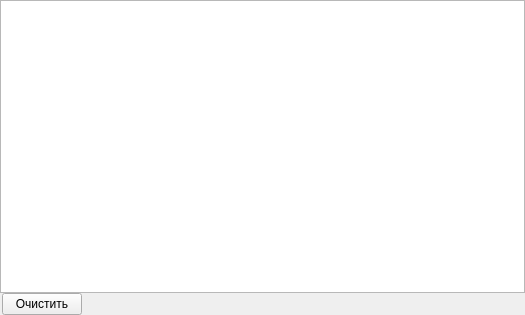
<?xml version="1.0" encoding="UTF-8"?>
<ui version="4.0">
 <class>DownloadManager</class>
 <widget class="QWidget" name="DownloadManager">
  <property name="geometry">
   <rect>
    <x>0</x>
    <y>0</y>
    <width>525</width>
    <height>315</height>
   </rect>
  </property>
  <property name="minimumSize">
   <size>
    <width>300</width>
    <height>0</height>
   </size>
  </property>
  <property name="windowTitle">
   <string>Менеджер загрузок</string>
  </property>
  <layout class="QVBoxLayout" name="verticalLayout">
   <property name="spacing">
    <number>0</number>
   </property>
   <property name="margin">
    <number>0</number>
   </property>
   <item>
    <widget class="QListWidget" name="list">
     <property name="horizontalScrollBarPolicy">
      <enum>Qt::ScrollBarAlwaysOff</enum>
     </property>
     <property name="alternatingRowColors">
      <bool>true</bool>
     </property>
     <property name="verticalScrollMode">
      <enum>QAbstractItemView::ScrollPerPixel</enum>
     </property>
    </widget>
   </item>
   <item>
    <layout class="QHBoxLayout" name="horizontalLayout">
     <item>
      <spacer name="horizontalSpacer_2">
       <property name="orientation">
        <enum>Qt::Horizontal</enum>
       </property>
       <property name="sizeType">
        <enum>QSizePolicy::Fixed</enum>
       </property>
       <property name="sizeHint" stdset="0">
        <size>
         <width>2</width>
         <height>20</height>
        </size>
       </property>
      </spacer>
     </item>
     <item>
      <widget class="QPushButton" name="clearButton">
       <property name="sizePolicy">
        <sizepolicy hsizetype="Fixed" vsizetype="Preferred">
         <horstretch>0</horstretch>
         <verstretch>0</verstretch>
        </sizepolicy>
       </property>
       <property name="text">
        <string>Очистить</string>
       </property>
      </widget>
     </item>
     <item>
      <spacer name="horizontalSpacer">
       <property name="orientation">
        <enum>Qt::Horizontal</enum>
       </property>
       <property name="sizeHint" stdset="0">
        <size>
         <width>40</width>
         <height>20</height>
        </size>
       </property>
      </spacer>
     </item>
     <item>
      <widget class="QLabel" name="speedLabel"/>
     </item>
     <item>
      <spacer name="horizontalSpacer_3">
       <property name="orientation">
        <enum>Qt::Horizontal</enum>
       </property>
       <property name="sizeType">
        <enum>QSizePolicy::Minimum</enum>
       </property>
       <property name="sizeHint" stdset="0">
        <size>
         <width>40</width>
         <height>20</height>
        </size>
       </property>
      </spacer>
     </item>
    </layout>
   </item>
  </layout>
 </widget>
 <resources/>
 <connections/>
</ui>
